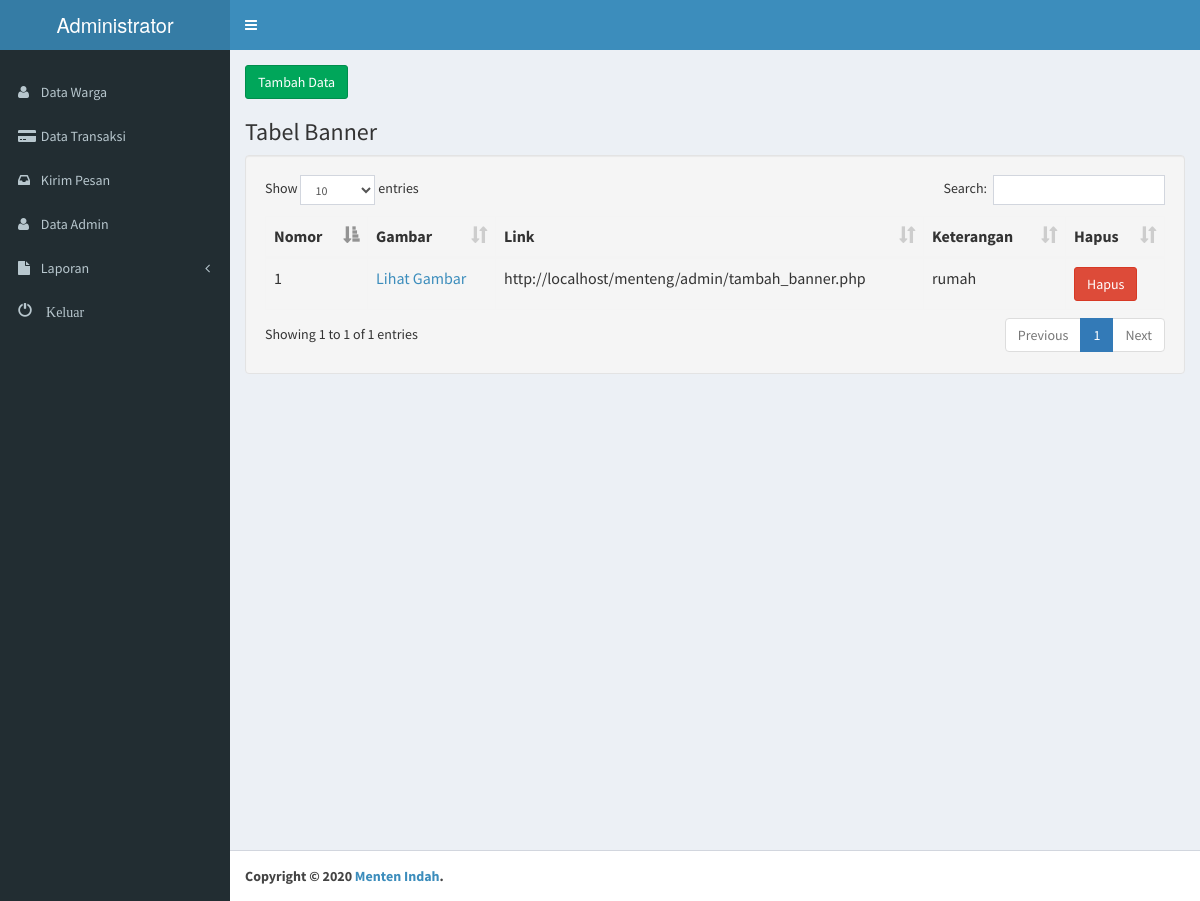
Screenshot of /admin/index.php (signed in) with the database file from the repository.
### tables this page shows
CREATE TABLE `banner` (
  `id_banner` int(11) NOT NULL,
  `banner` text NOT NULL,
  `link` text NOT NULL,
  `keterangan` varchar(10) NOT NULL
);

### admin/config/fungsi.php (called while the page is built, shortened)
<?php
function tampilbanner()
{
	global $konek;
	$sql = "SELECT * FROM banner";
	$result = mysqli_query($konek, $sql) or die('gagal menampilkan data');
	return $result;
}

### admin/index.php (the view, shortened to what this page needs)
<?php
include 'head_admin.php';
$result = tampilbanner();
?>
<link rel="stylesheet" type="text/css" href="media/css/dataTables.bootstrap.css">
<div class="content-wrapper">
  <section class="content">
    <a href="tambah_banner.php" name="simpan" class="btn btn-success">Tambah Data</a>
    <h3>Tabel Banner</h3>
    <div class="well">
      <table id="warga" class="table table-bordered">
        <thead>
          <tr>
            <th>Nomor</th>
            <th>Gambar</th>
            <th>Link</th>
            <th>Keterangan</th>
            <th>Hapus</th>
          </tr>
        </thead>
        <tbody>
          <?php
          $no = 1;
          while ($a = mysqli_fetch_assoc($result)) {
          ?>
            <tr>
              <td><?php echo  $no; ?></td>
              <td><a href="<?php echo  $a['banner']; ?>">Lihat Gambar</a></td>
              <td><?php echo  $a['link']; ?></td>
              <td><?php echo  $a['keterangan']; ?></td>
              <td><a href="hapus_banner.php?id=<?= $a['id_banner']; ?>" onclick="return confirm('Data akan dihapus ?')" name="simpan" class="btn btn-danger">Hapus</td>
            </tr>
          <?php
            $no++;
          }
          ?>
        </tbody>
      </table>
    </div>
  </section>
</div>
<?php include 'foot_admin.php'; ?>

### rows the page displays
banner: link "http://localhost/menteng/admin/tambah_banner.php", keterangan "rumah"
